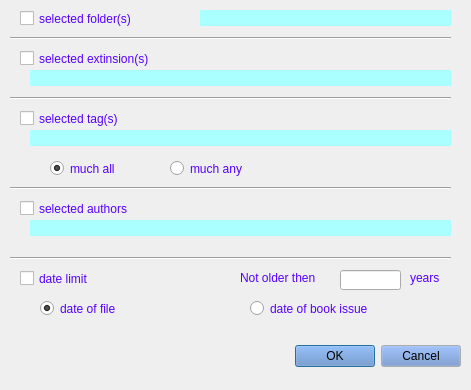
<?xml version="1.0" encoding="UTF-8"?>
<ui version="4.0">
 <class>SelOpt</class>
 <widget class="QDialog" name="SelOpt">
  <property name="enabled">
   <bool>true</bool>
  </property>
  <property name="geometry">
   <rect>
    <x>0</x>
    <y>0</y>
    <width>471</width>
    <height>390</height>
   </rect>
  </property>
  <property name="sizePolicy">
   <sizepolicy hsizetype="Fixed" vsizetype="Fixed">
    <horstretch>0</horstretch>
    <verstretch>0</verstretch>
   </sizepolicy>
  </property>
  <property name="minimumSize">
   <size>
    <width>420</width>
    <height>390</height>
   </size>
  </property>
  <property name="maximumSize">
   <size>
    <width>480</width>
    <height>390</height>
   </size>
  </property>
  <property name="palette">
   <palette>
    <active>
     <colorrole role="WindowText">
      <brush brushstyle="SolidPattern">
       <color alpha="255">
        <red>85</red>
        <green>0</green>
        <blue>255</blue>
       </color>
      </brush>
     </colorrole>
     <colorrole role="Button">
      <brush brushstyle="SolidPattern">
       <color alpha="255">
        <red>103</red>
        <green>140</green>
        <blue>200</blue>
       </color>
      </brush>
     </colorrole>
    </active>
    <inactive>
     <colorrole role="WindowText">
      <brush brushstyle="SolidPattern">
       <color alpha="255">
        <red>85</red>
        <green>0</green>
        <blue>255</blue>
       </color>
      </brush>
     </colorrole>
     <colorrole role="Button">
      <brush brushstyle="SolidPattern">
       <color alpha="255">
        <red>103</red>
        <green>140</green>
        <blue>200</blue>
       </color>
      </brush>
     </colorrole>
    </inactive>
    <disabled>
     <colorrole role="WindowText">
      <brush brushstyle="SolidPattern">
       <color alpha="255">
        <red>120</red>
        <green>120</green>
        <blue>120</blue>
       </color>
      </brush>
     </colorrole>
     <colorrole role="Button">
      <brush brushstyle="SolidPattern">
       <color alpha="255">
        <red>103</red>
        <green>140</green>
        <blue>200</blue>
       </color>
      </brush>
     </colorrole>
    </disabled>
   </palette>
  </property>
  <property name="windowTitle">
   <string>Options of file selection</string>
  </property>
  <property name="modal">
   <bool>true</bool>
  </property>
  <widget class="QDialogButtonBox" name="buttonBox">
   <property name="geometry">
    <rect>
     <x>10</x>
     <y>340</y>
     <width>451</width>
     <height>32</height>
    </rect>
   </property>
   <property name="orientation">
    <enum>Qt::Horizontal</enum>
   </property>
   <property name="standardButtons">
    <set>QDialogButtonBox::Cancel|QDialogButtonBox::Ok</set>
   </property>
  </widget>
  <widget class="QCheckBox" name="chDirs">
   <property name="geometry">
    <rect>
     <x>20</x>
     <y>10</y>
     <width>151</width>
     <height>17</height>
    </rect>
   </property>
   <property name="sizePolicy">
    <sizepolicy hsizetype="Expanding" vsizetype="Fixed">
     <horstretch>0</horstretch>
     <verstretch>0</verstretch>
    </sizepolicy>
   </property>
   <property name="text">
    <string>selected folder(s)</string>
   </property>
  </widget>
  <widget class="Line" name="line">
   <property name="geometry">
    <rect>
     <x>10</x>
     <y>30</y>
     <width>441</width>
     <height>16</height>
    </rect>
   </property>
   <property name="orientation">
    <enum>Qt::Horizontal</enum>
   </property>
  </widget>
  <widget class="QCheckBox" name="chExt">
   <property name="geometry">
    <rect>
     <x>20</x>
     <y>50</y>
     <width>201</width>
     <height>17</height>
    </rect>
   </property>
   <property name="text">
    <string>selected extinsion(s)</string>
   </property>
   <property name="checked">
    <bool>false</bool>
   </property>
  </widget>
  <widget class="Line" name="line_2">
   <property name="geometry">
    <rect>
     <x>10</x>
     <y>90</y>
     <width>441</width>
     <height>16</height>
    </rect>
   </property>
   <property name="orientation">
    <enum>Qt::Horizontal</enum>
   </property>
  </widget>
  <widget class="QCheckBox" name="chTags">
   <property name="geometry">
    <rect>
     <x>20</x>
     <y>110</y>
     <width>141</width>
     <height>17</height>
    </rect>
   </property>
   <property name="text">
    <string>selected tag(s)</string>
   </property>
   <property name="checked">
    <bool>false</bool>
   </property>
  </widget>
  <widget class="Line" name="line_3">
   <property name="geometry">
    <rect>
     <x>10</x>
     <y>180</y>
     <width>441</width>
     <height>16</height>
    </rect>
   </property>
   <property name="orientation">
    <enum>Qt::Horizontal</enum>
   </property>
  </widget>
  <widget class="QCheckBox" name="chAuthor">
   <property name="geometry">
    <rect>
     <x>20</x>
     <y>200</y>
     <width>161</width>
     <height>17</height>
    </rect>
   </property>
   <property name="text">
    <string>selected authors</string>
   </property>
  </widget>
  <widget class="QRadioButton" name="tagAll">
   <property name="enabled">
    <bool>true</bool>
   </property>
   <property name="geometry">
    <rect>
     <x>50</x>
     <y>160</y>
     <width>91</width>
     <height>17</height>
    </rect>
   </property>
   <property name="text">
    <string>much all</string>
   </property>
   <property name="checked">
    <bool>true</bool>
   </property>
   <attribute name="buttonGroup">
    <string notr="true">grAuthors</string>
   </attribute>
  </widget>
  <widget class="QRadioButton" name="tagAny">
   <property name="enabled">
    <bool>true</bool>
   </property>
   <property name="geometry">
    <rect>
     <x>170</x>
     <y>160</y>
     <width>101</width>
     <height>17</height>
    </rect>
   </property>
   <property name="text">
    <string>much any</string>
   </property>
   <attribute name="buttonGroup">
    <string notr="true">grAuthors</string>
   </attribute>
  </widget>
  <widget class="Line" name="line_4">
   <property name="geometry">
    <rect>
     <x>10</x>
     <y>250</y>
     <width>441</width>
     <height>16</height>
    </rect>
   </property>
   <property name="orientation">
    <enum>Qt::Horizontal</enum>
   </property>
  </widget>
  <widget class="QCheckBox" name="chDate">
   <property name="geometry">
    <rect>
     <x>20</x>
     <y>270</y>
     <width>141</width>
     <height>17</height>
    </rect>
   </property>
   <property name="text">
    <string>date limit</string>
   </property>
  </widget>
  <widget class="QRadioButton" name="dateFile">
   <property name="enabled">
    <bool>true</bool>
   </property>
   <property name="geometry">
    <rect>
     <x>40</x>
     <y>300</y>
     <width>111</width>
     <height>17</height>
    </rect>
   </property>
   <property name="text">
    <string>date of file</string>
   </property>
   <property name="checked">
    <bool>true</bool>
   </property>
   <attribute name="buttonGroup">
    <string notr="true">grDate2</string>
   </attribute>
  </widget>
  <widget class="QRadioButton" name="dateBook">
   <property name="enabled">
    <bool>true</bool>
   </property>
   <property name="geometry">
    <rect>
     <x>250</x>
     <y>300</y>
     <width>161</width>
     <height>17</height>
    </rect>
   </property>
   <property name="text">
    <string>date of book issue</string>
   </property>
   <attribute name="buttonGroup">
    <string notr="true">grDate2</string>
   </attribute>
  </widget>
  <widget class="QLineEdit" name="eDate">
   <property name="enabled">
    <bool>true</bool>
   </property>
   <property name="geometry">
    <rect>
     <x>340</x>
     <y>270</y>
     <width>61</width>
     <height>20</height>
    </rect>
   </property>
  </widget>
  <widget class="QLabel" name="label_2">
   <property name="geometry">
    <rect>
     <x>240</x>
     <y>270</y>
     <width>101</width>
     <height>16</height>
    </rect>
   </property>
   <property name="text">
    <string>Not older then</string>
   </property>
   <property name="buddy">
    <cstring>eDate</cstring>
   </property>
  </widget>
  <widget class="QLabel" name="lDir">
   <property name="enabled">
    <bool>true</bool>
   </property>
   <property name="geometry">
    <rect>
     <x>200</x>
     <y>10</y>
     <width>251</width>
     <height>16</height>
    </rect>
   </property>
   <property name="sizePolicy">
    <sizepolicy hsizetype="Expanding" vsizetype="Preferred">
     <horstretch>0</horstretch>
     <verstretch>0</verstretch>
    </sizepolicy>
   </property>
   <property name="palette">
    <palette>
     <active>
      <colorrole role="WindowText">
       <brush brushstyle="SolidPattern">
        <color alpha="255">
         <red>0</red>
         <green>0</green>
         <blue>255</blue>
        </color>
       </brush>
      </colorrole>
      <colorrole role="Button">
       <brush brushstyle="SolidPattern">
        <color alpha="255">
         <red>170</red>
         <green>255</green>
         <blue>255</blue>
        </color>
       </brush>
      </colorrole>
      <colorrole role="Text">
       <brush brushstyle="SolidPattern">
        <color alpha="255">
         <red>0</red>
         <green>0</green>
         <blue>255</blue>
        </color>
       </brush>
      </colorrole>
      <colorrole role="ButtonText">
       <brush brushstyle="SolidPattern">
        <color alpha="255">
         <red>0</red>
         <green>0</green>
         <blue>255</blue>
        </color>
       </brush>
      </colorrole>
      <colorrole role="Base">
       <brush brushstyle="SolidPattern">
        <color alpha="255">
         <red>170</red>
         <green>255</green>
         <blue>255</blue>
        </color>
       </brush>
      </colorrole>
      <colorrole role="Window">
       <brush brushstyle="SolidPattern">
        <color alpha="255">
         <red>170</red>
         <green>255</green>
         <blue>255</blue>
        </color>
       </brush>
      </colorrole>
      <colorrole role="PlaceholderText">
       <brush brushstyle="NoBrush">
        <color alpha="128">
         <red>0</red>
         <green>0</green>
         <blue>255</blue>
        </color>
       </brush>
      </colorrole>
     </active>
     <inactive>
      <colorrole role="WindowText">
       <brush brushstyle="SolidPattern">
        <color alpha="255">
         <red>0</red>
         <green>0</green>
         <blue>255</blue>
        </color>
       </brush>
      </colorrole>
      <colorrole role="Button">
       <brush brushstyle="SolidPattern">
        <color alpha="255">
         <red>170</red>
         <green>255</green>
         <blue>255</blue>
        </color>
       </brush>
      </colorrole>
      <colorrole role="Text">
       <brush brushstyle="SolidPattern">
        <color alpha="255">
         <red>0</red>
         <green>0</green>
         <blue>255</blue>
        </color>
       </brush>
      </colorrole>
      <colorrole role="ButtonText">
       <brush brushstyle="SolidPattern">
        <color alpha="255">
         <red>0</red>
         <green>0</green>
         <blue>255</blue>
        </color>
       </brush>
      </colorrole>
      <colorrole role="Base">
       <brush brushstyle="SolidPattern">
        <color alpha="255">
         <red>170</red>
         <green>255</green>
         <blue>255</blue>
        </color>
       </brush>
      </colorrole>
      <colorrole role="Window">
       <brush brushstyle="SolidPattern">
        <color alpha="255">
         <red>170</red>
         <green>255</green>
         <blue>255</blue>
        </color>
       </brush>
      </colorrole>
      <colorrole role="PlaceholderText">
       <brush brushstyle="NoBrush">
        <color alpha="128">
         <red>0</red>
         <green>0</green>
         <blue>255</blue>
        </color>
       </brush>
      </colorrole>
     </inactive>
     <disabled>
      <colorrole role="WindowText">
       <brush brushstyle="SolidPattern">
        <color alpha="255">
         <red>0</red>
         <green>0</green>
         <blue>255</blue>
        </color>
       </brush>
      </colorrole>
      <colorrole role="Button">
       <brush brushstyle="SolidPattern">
        <color alpha="255">
         <red>170</red>
         <green>255</green>
         <blue>255</blue>
        </color>
       </brush>
      </colorrole>
      <colorrole role="Text">
       <brush brushstyle="SolidPattern">
        <color alpha="255">
         <red>0</red>
         <green>0</green>
         <blue>255</blue>
        </color>
       </brush>
      </colorrole>
      <colorrole role="ButtonText">
       <brush brushstyle="SolidPattern">
        <color alpha="255">
         <red>0</red>
         <green>0</green>
         <blue>255</blue>
        </color>
       </brush>
      </colorrole>
      <colorrole role="Base">
       <brush brushstyle="SolidPattern">
        <color alpha="255">
         <red>170</red>
         <green>255</green>
         <blue>255</blue>
        </color>
       </brush>
      </colorrole>
      <colorrole role="Window">
       <brush brushstyle="SolidPattern">
        <color alpha="255">
         <red>170</red>
         <green>255</green>
         <blue>255</blue>
        </color>
       </brush>
      </colorrole>
      <colorrole role="PlaceholderText">
       <brush brushstyle="NoBrush">
        <color alpha="128">
         <red>0</red>
         <green>0</green>
         <blue>255</blue>
        </color>
       </brush>
      </colorrole>
     </disabled>
    </palette>
   </property>
   <property name="font">
    <font>
     <italic>true</italic>
     <underline>false</underline>
    </font>
   </property>
   <property name="styleSheet">
    <string notr="true">QLabel { background-color : rgb(170, 255, 255); color : blue; }</string>
   </property>
   <property name="text">
    <string/>
   </property>
  </widget>
  <widget class="QLabel" name="label_3">
   <property name="geometry">
    <rect>
     <x>410</x>
     <y>270</y>
     <width>41</width>
     <height>16</height>
    </rect>
   </property>
   <property name="text">
    <string>years</string>
   </property>
  </widget>
  <widget class="QLabel" name="eExt">
   <property name="geometry">
    <rect>
     <x>30</x>
     <y>70</y>
     <width>421</width>
     <height>16</height>
    </rect>
   </property>
   <property name="styleSheet">
    <string notr="true">QLabel { background-color : rgb(170, 255, 255); color : blue; }</string>
   </property>
   <property name="text">
    <string/>
   </property>
  </widget>
  <widget class="QLabel" name="eTags">
   <property name="geometry">
    <rect>
     <x>30</x>
     <y>130</y>
     <width>421</width>
     <height>16</height>
    </rect>
   </property>
   <property name="styleSheet">
    <string notr="true">QLabel { background-color : rgb(170, 255, 255); color : blue; }</string>
   </property>
   <property name="text">
    <string/>
   </property>
  </widget>
  <widget class="QLabel" name="eAuthors">
   <property name="geometry">
    <rect>
     <x>30</x>
     <y>220</y>
     <width>421</width>
     <height>16</height>
    </rect>
   </property>
   <property name="styleSheet">
    <string notr="true">QLabel { background-color : rgb(170, 255, 255); color : blue; }</string>
   </property>
   <property name="text">
    <string/>
   </property>
  </widget>
 </widget>
 <resources/>
 <connections>
  <connection>
   <sender>buttonBox</sender>
   <signal>accepted()</signal>
   <receiver>SelOpt</receiver>
   <slot>accept()</slot>
   <hints>
    <hint type="sourcelabel">
     <x>248</x>
     <y>254</y>
    </hint>
    <hint type="destinationlabel">
     <x>157</x>
     <y>274</y>
    </hint>
   </hints>
  </connection>
  <connection>
   <sender>buttonBox</sender>
   <signal>rejected()</signal>
   <receiver>SelOpt</receiver>
   <slot>reject()</slot>
   <hints>
    <hint type="sourcelabel">
     <x>316</x>
     <y>260</y>
    </hint>
    <hint type="destinationlabel">
     <x>286</x>
     <y>274</y>
    </hint>
   </hints>
  </connection>
 </connections>
 <buttongroups>
  <buttongroup name="grDate2"/>
  <buttongroup name="grAuthors"/>
 </buttongroups>
</ui>
